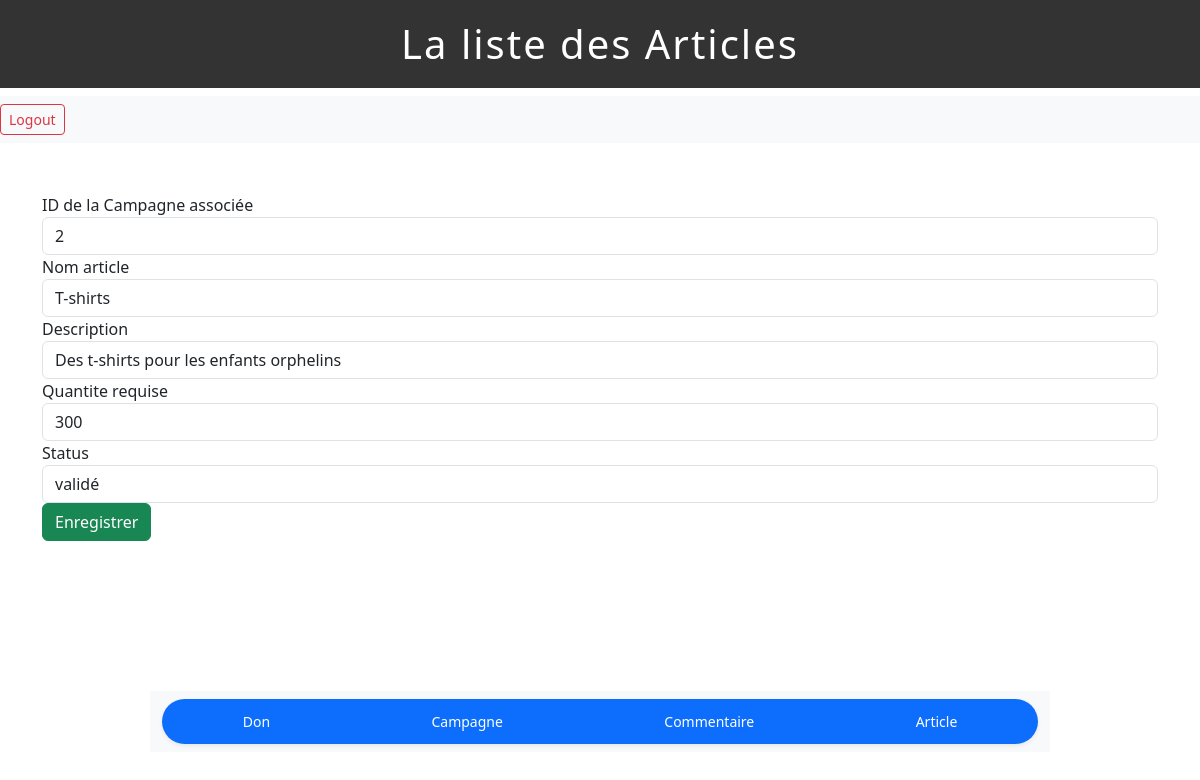
The page /update_article.php?id=1 on the database its author committed.
### tables this page shows
CREATE TABLE `article` (
  `ID_Article_de_campagne` bigint(20) NOT NULL,
  `ID_campagne` bigint(20) DEFAULT NULL,
  `Nom_article` text DEFAULT NULL,
  `Description_Article_de_campagne` text DEFAULT NULL,
  `Quantite_requise_Article_de_campagne` bigint(20) DEFAULT NULL,
  `Status_article` text NOT NULL
);

### update_article.php (the view, shortened to what this page needs)
<?php
include("header_art.php");
include("connection.php");
$result = [];
if(isset($_GET['id'])){
    $id = $_GET['id'];
    $sql = "SELECT * FROM article WHERE ID_Article_de_campagne =?";
    $query = $conn->prepare($sql);
    $query->execute([$id]);
    $result = $query->fetch(PDO::FETCH_ASSOC);
}
?>
<form action="update_article.php?id_new=<?php echo $id;?>" method="post">
        <div class="form-group">
          <label>ID de la Campagne associée</label>
          <input type="int" name="ID_campagne" class="form-control" value="<?php echo isset($result['ID_campagne']) ? $result['ID_campagne'] : ''; ?>">
        </div>
        <div class="form-group">
          <label>Nom article</label>
          <input type="text" name="Nom_article" class="form-control" value="<?php echo isset($result['Nom_article']) ? $result['Nom_article'] : ''; ?>">
        </div>
        <div class="form-group">
          <label>Description</label>
          <input type="text" name="Description_Article_de_campagne" class="form-control" value="<?php echo isset($result['Description_Article_de_campagne']) ? $result['Description_Article_de_campagne'] : ''; ?>">
        </div>
        <div class="form-group">
          <label>Quantite requise</label>
          <input type="int" name="Quantite_requise_Article_de_campagne" class="form-control" value="<?php echo isset($result['Quantite_requise_Article_de_campagne']) ? $result['Quantite_requise_Article_de_campagne'] : ''; ?>">
        </div>
        <div class="form-group">
          <label>Status</label>
          <input type="text" name="Status_article" class="form-control" value="<?php echo isset($result['Status_article']) ? $result['Status_article'] : ''; ?>">
        </div>
    <input type="submit" class="btn btn-success" name="enregistrer" value="Enregistrer">
</form>
<?php
include("footer.php");
?>

### rows shown on the page
article: ID_campagne "2", Nom_article "T-shirts", Description_Article_de_campagne "Des t-shirts pour les enfants orphelins", Quantite_requise_Article_de_campagne "300", Status_article "validé"
